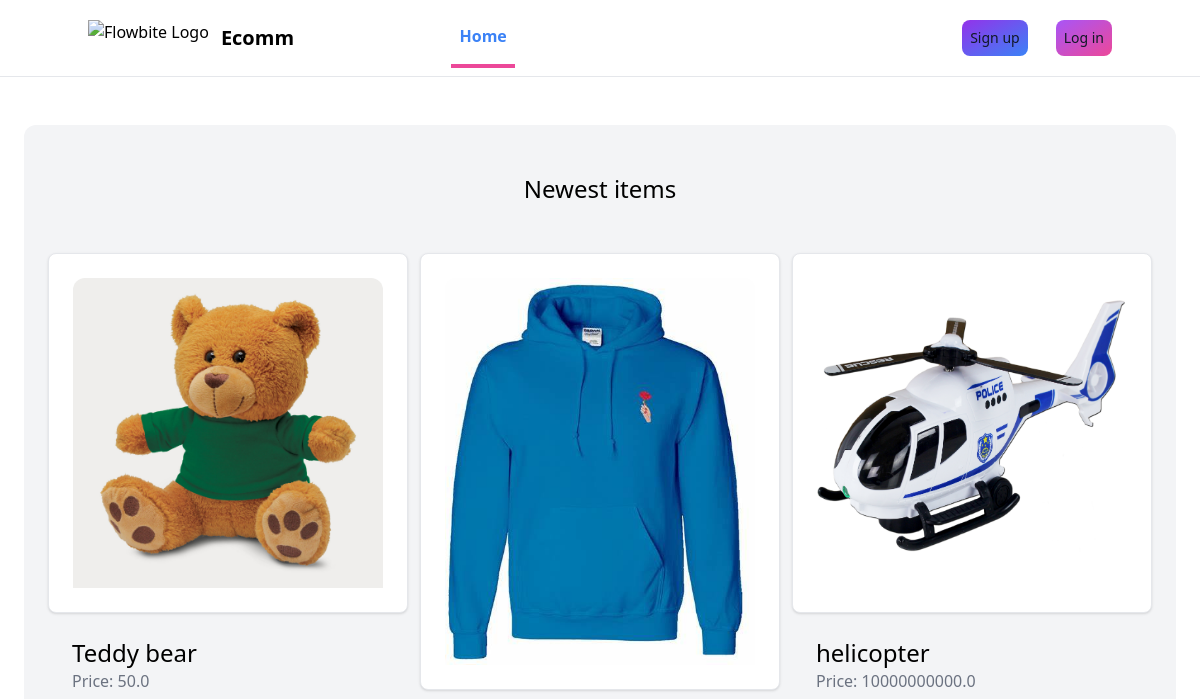
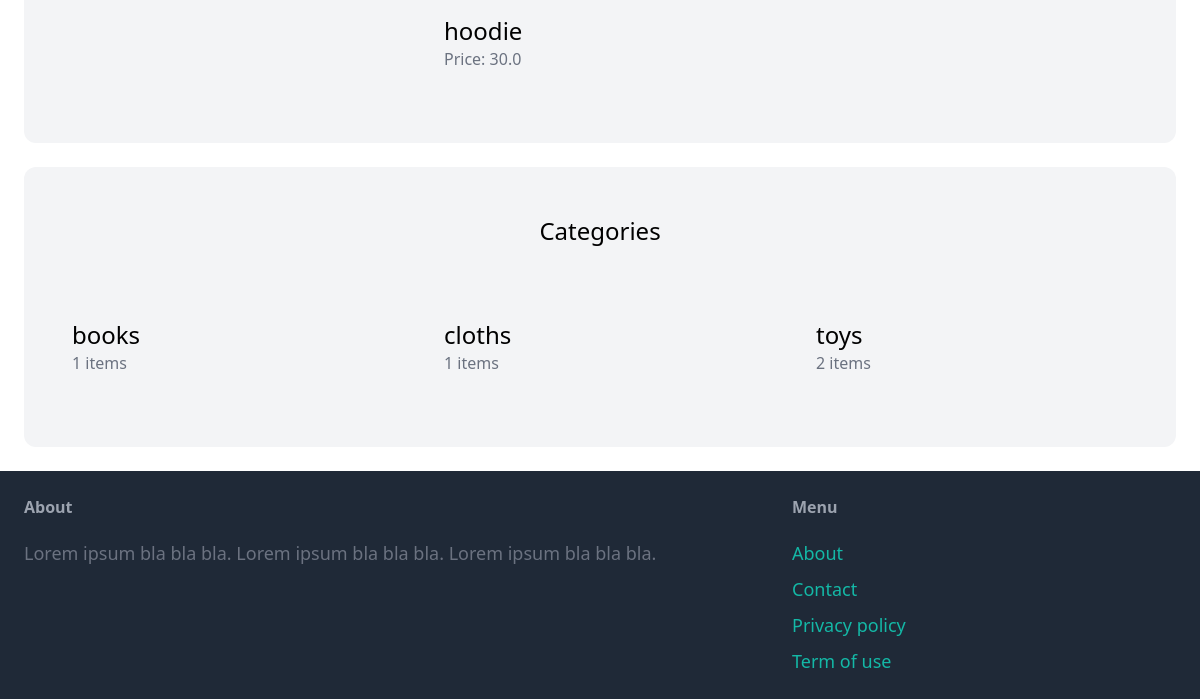
/, run on an earlier commit of the app's database (2 pictures, top to bottom).
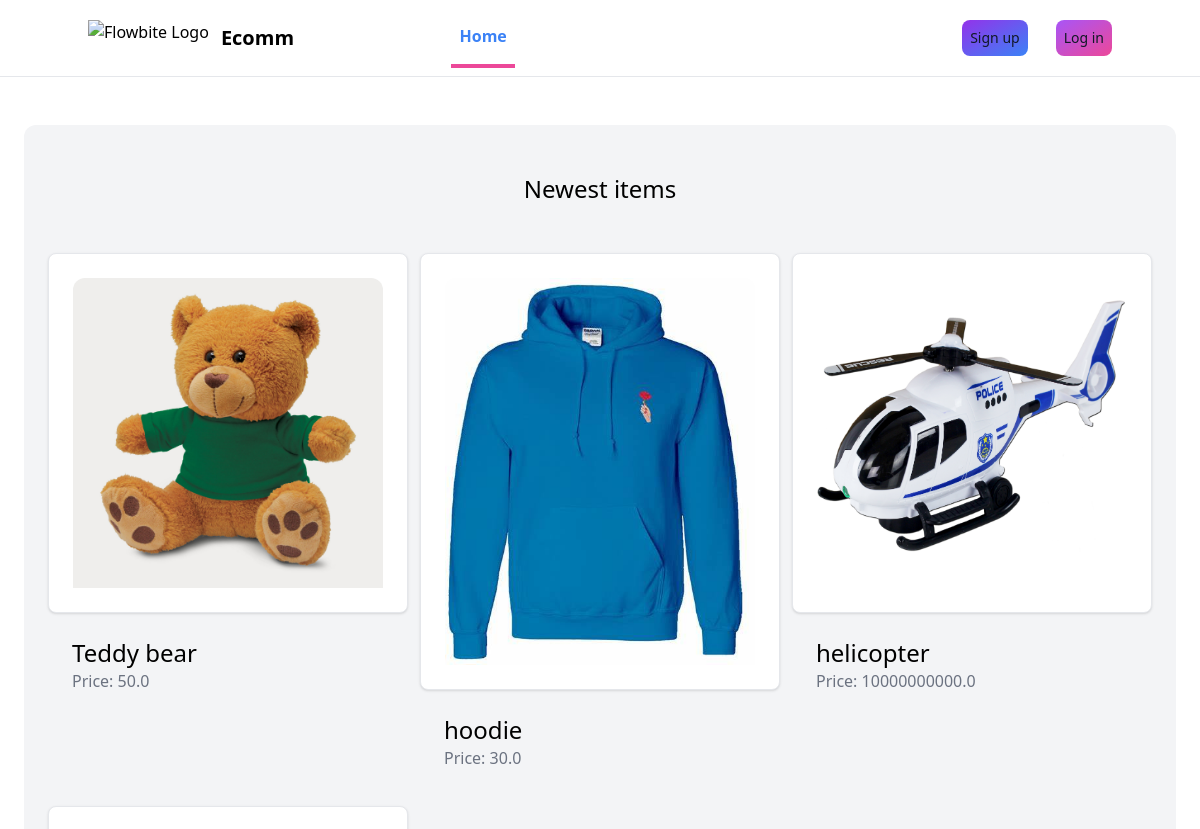
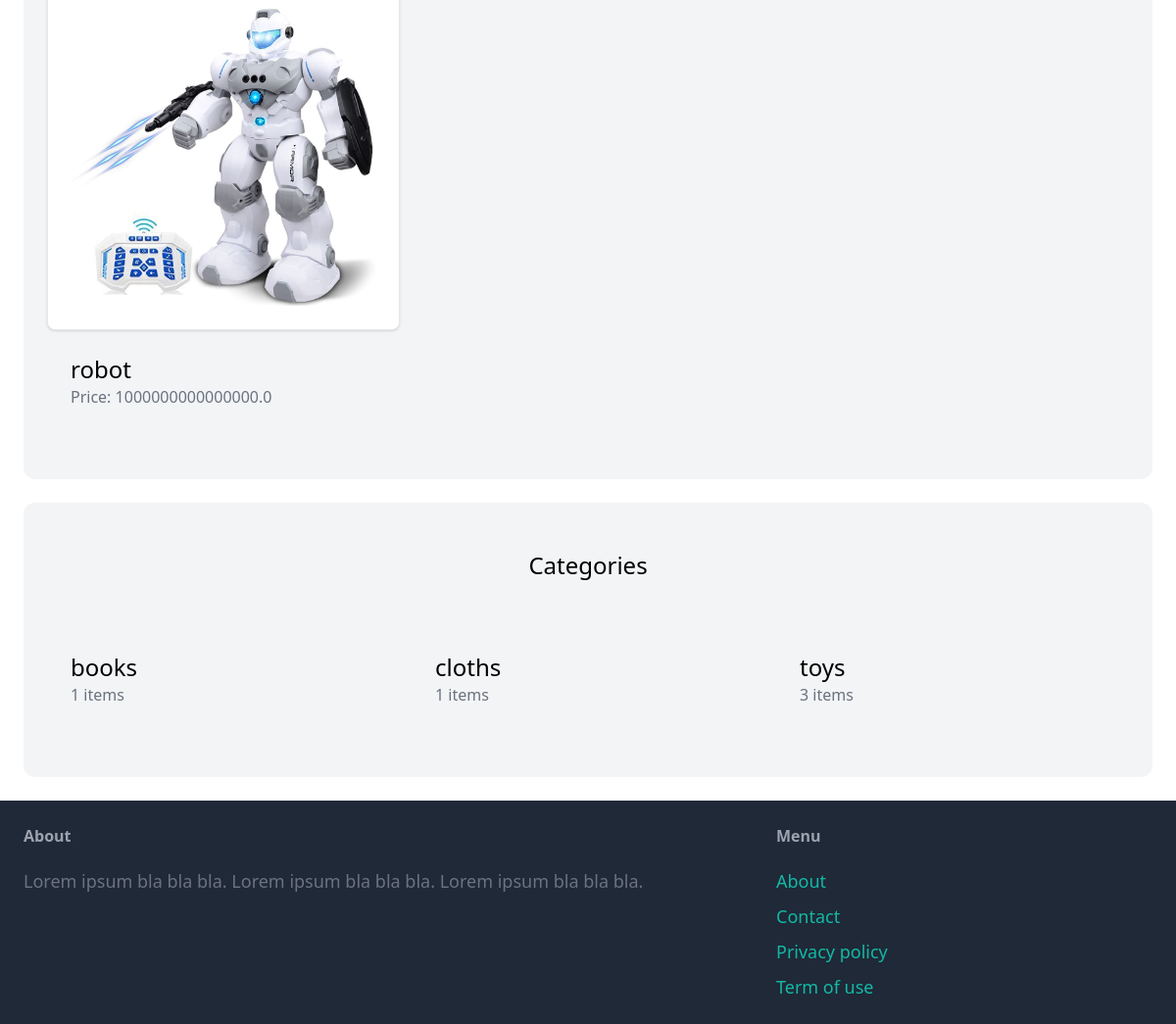
And on a later commit of the database (2 pictures, top to bottom).
### item/models.py (models this page shows, shortened)
class Item(models.Model):
    category = models.ForeignKey(Category, related_name='items', on_delete=models.CASCADE)
    name = models.CharField(max_length=255)
    description = models.TextField(blank=True, null=True)
    price = models.FloatField()
    image = models.ImageField(upload_to='item_images', blank=True, null=True)
    is_sold = models.BooleanField(default=False)
    created_by = models.ForeignKey(User, related_name='items', on_delete=models.CASCADE)
    created_at = models.DateTimeField(auto_now_add=True)

class Category(models.Model):
    name = models.CharField(max_length=255)
    class Meta:
        ordering = ('name',)
        verbose_name_plural = 'Categories'

### core/views.py (the view)
# urls.py: path('', views.index, name='index'),
def index(request):
    items = Item.objects.filter(is_sold=False)[0:6]
    categories = Category.objects.all()
    return render(request, 'core/index.html', {
        'categories': categories,
        'items': items,
    })

### core/templates/core/index.html (shortened to what this page needs)
{% extends 'core/base.html' %}
{% block content %}
    <div class="mt-6 px-6 py-12 bg-gray-100 rounded-xl">
        <h2 class="mb-12 text-2xl text-center">Newest items</h2>
        <div class="grid grid-cols-1 sm:grid-cols-2 md:grid-cols-3 gap-3">
            {% for item in items %}
                <div>
                    <a href="{% url 'item:detail' item.id %}">
                        <div class="max-w-sm p-6 bg-white border border-gray-200 rounded-lg shadow dark:bg-gray-800 dark:border-gray-700">
                            <img src="{{ item.image.url }}" class="rounded-t-xl">
                        </div>
                        <div class="p-6  rounded-b-xl">
                            <h2 class="text-xl sm:text-2xl">{{ item.name }}</h2>
                            <p class="text-gray-500 text-sm sm:text-base">Price: {{ item.price }}</p>
                        </div>
                    </a>
                </div>
            {% endfor %}
        </div>
    </div>
    <div class="mt-6 px-6 py-12 bg-gray-100 rounded-xl">
        <h2 class="mb-12 text-2xl text-center">Categories</h2>
        <div class="grid grid-cols-1 sm:grid-cols-2 md:grid-cols-3 gap-3">
            {% for category in categories %}
                <div>
                    <a href="#">
                        <div class="p-6  rounded-b-xl">
                            <h2 class="text-xl sm:text-2xl">{{ category.name }}</h2>
                            <p class="text-gray-500 text-sm sm:text-base">{{ category.items.count }} items</p>
                        </div>
                    </a>
                </div>
            {% endfor %}
        </div>
    </div>
    {% endblock %}

What changed in the data, as far as the page shows it:
added Item: image (picture), name "robot", price "1000000000000000.0"
computed for Category "toys": items.count "2" → "3"
